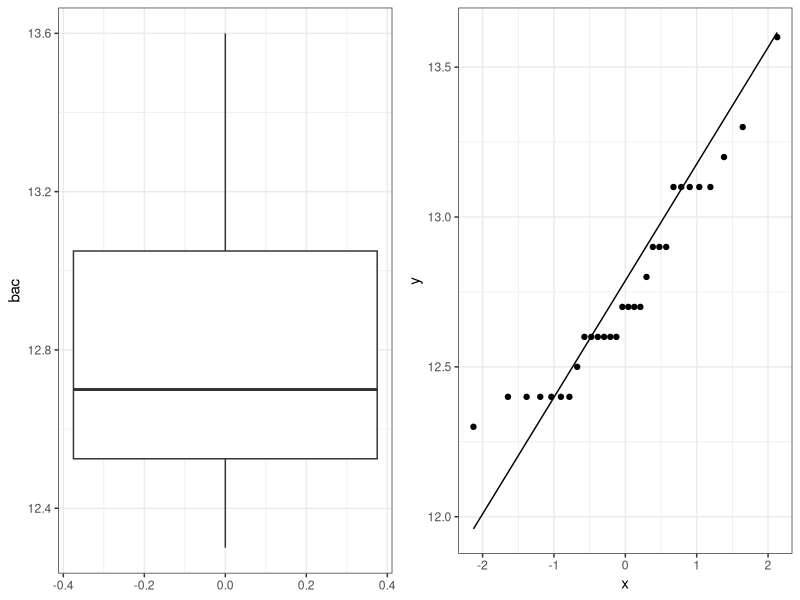

The R script that drew this image:
## ---- chunk 1
bac = c(12.3,12.7,12.6,13.1,13.2,12.8,13.1,12.9,13.1,12.4,13.6,12.7,12.6,13.1,12.4, + 12.6,13.3,12.6,12.4,13.1,12.9,12.6,12.7,12.5,12.4,12.4,12.6,12.7,12.4,12.9)

## ---- chunk 2
library(tidyverse)
bac_df = data.frame(bac)
p1 = ggplot(bac_df, aes(y = bac)) + geom_boxplot() + theme_bw()
p2 = ggplot(bac_df, aes(sample = bac)) + geom_qq() + geom_qq_line() + theme_bw()
gridExtra::grid.arrange(p1,p2, ncol = 2)
## ---- chunk 3
n = length(bac)
xbar = mean(bac)
s = sd(bac)
c(n, xbar, s)
